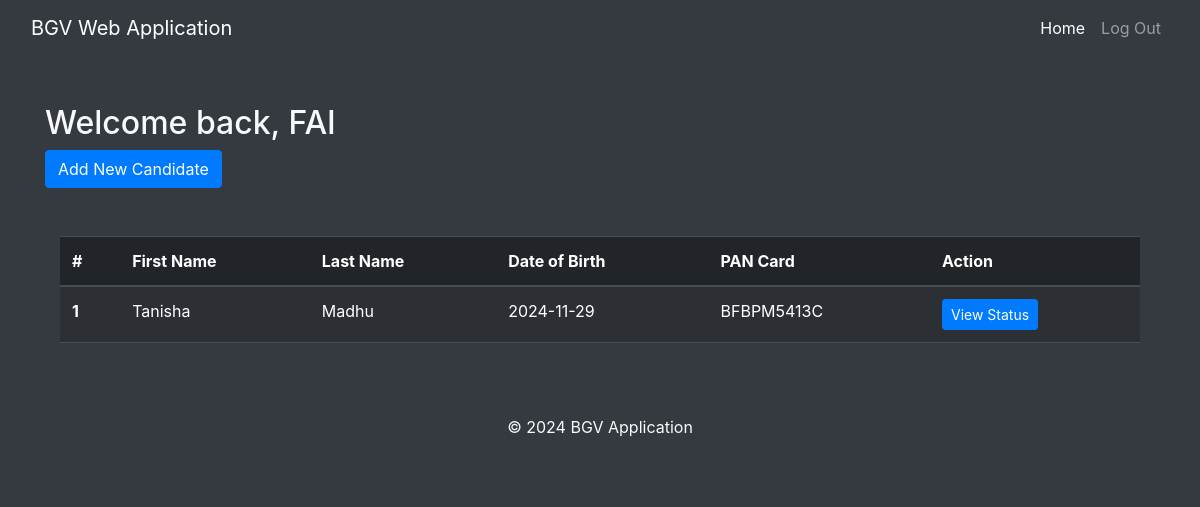
The page /client_dashboard (signed in) on the database its author committed.
### models.py (models this page shows, shortened)
class Candidate(db.Model):
    id = db.Column(db.Integer, primary_key=True)
    first_name = db.Column(db.String(100), nullable=False)
    last_name = db.Column(db.String(100), nullable=False)
    dob = db.Column(db.String(20), nullable=False)
    pan_card = db.Column(db.String(20), nullable=False, unique=True)
    education = db.Column(db.String(200), nullable=False)
    address = db.Column(db.String(200), nullable=False)
    employment_history = db.relationship('EmploymentHistory', backref='candidate', lazy=True)
    status = db.Column(db.String(20), default="Pending")
    client_id = db.Column(db.Integer, db.ForeignKey('client.id'), nullable=False)
    address_status = db.Column(db.String(50), default="Pending")
    education_status = db.Column(db.String(50), default="Pending")
    employment_status = db.Column(db.String(50), default="Pending")

### app.py (the view)
@app.route('/client_dashboard')
def client_dashboard():
    if 'client' not in session['user_type']:
        return redirect(url_for('login'))
    all_candidates = Candidate.query.filter_by(client_id=session['client_id']).all()
    context = {'all_candidates':all_candidates, 'client_name':session['client_name'] }
    return render_template('client_dashboard.html', context=context)

### templates/client_dashboard.html
{% extends 'base.html' %}
{% block content %}
<h2>Welcome back, {{context.client_name}}</h2>
<div >
    <a href="{{ url_for('add_candidate') }}" class="btn btn-primary">Add New Candidate</a>
</div>
<div class="container mt-5" role="group">
    <table class="table table-dark table-striped">
        <thead>
            <tr>
                <th scope="col">#</th>
                <th scope="col">First Name</th>
                <th scope="col">Last Name</th>
                <th scope="col">Date of Birth</th>
                <th scope="col">PAN Card</th>
                <th scope="col">Action</th>
            </tr>
        </thead>
        <tbody>
            {% for candidate in context["all_candidates"] %}
                <tr>
                    <th scope="row">{{ candidate.id }}</th>
                    <td>{{ candidate.first_name }}</td>
                    <td>{{ candidate.last_name }}</td>
                    <td>{{ candidate.dob }}</td>
                    <td>{{ candidate.pan_card }}</td>
                    <td>
                        <a href="{{ url_for('view_candidate_status', candidate_id=candidate.id) }}" class="btn btn-primary btn-sm">View Status</a>
                    </td>
            {% endfor %}
        </tbody>
            </table>
</div>
{% endblock %}

### rows shown on the page
Candidate: id "1", first_name "Tanisha", last_name "Madhu", dob "2024-11-29", pan_card "BFBPM5413C"

### other values the page prints
{{ context.client_name }} "FAI"
